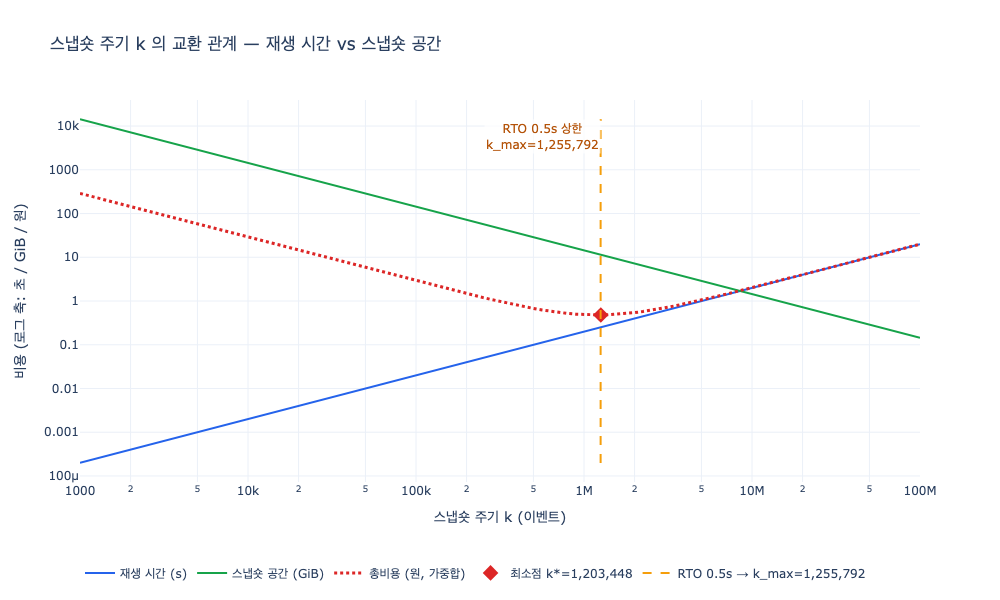

Recreate this plot in Python.
# 필요 패키지: plotly, kaleido (pip install plotly kaleido)
# 표준 라이브러리만으로 마이크로벤치마크를 돌리고, 그래프 저장에만 plotly/kaleido를 쓴다.
# 아래 `# 출력:` 주석은 실제 실행 결과다(macOS/Python 3.9, 전체 6초).
# t_event 는 기계·실행마다 ±30% 정도 흔들리고, 뒤의 모든 숫자가 거기서 파생되므로
# 자릿수는 같아도 세부 값은 재실행 때 달라진다.

# %% [markdown]
# # 스냅숏 주기 $k$ 의 교환 관계
#
# 이벤트 소싱에서 현재 상태는 이벤트를 **접어서(fold)** 만든다.
# 이벤트가 $n$ 개 쌓였을 때 처음부터 재생하면 $n \cdot t_{event}$ 가 걸린다.
# 스냅숏을 $k$ 이벤트마다 찍어 두면 재생해야 할 것은 **마지막 스냅숏 이후 꼬리뿐**이라
# 재생 시간이 데이터 양 $n$ 이 아니라 주기 $k$ 로 정해진다.
#
# $$T_{replay}(k) \approx k \cdot t_{event} \qquad (\text{최악의 경우, 꼬리가 꽉 찼을 때})$$
#
# 대신 스냅숏 자체가 공간을 먹는다. 이벤트 $n$ 개 구간에 스냅숏은 $n/k$ 개 생긴다.
#
# $$S_{snap}(k) \approx \frac{n}{k} \cdot s_{snap}$$
#
# 하나는 $k$ 에 **비례**하고 하나는 $k$ 에 **반비례**한다. 그래서 교환 관계다.
#
# - $k$ 를 **짧게** → 재생 빠름, 스냅숏 저장 공간 늘어남
# - $k$ 를 **길게** → 공간 아낌, 복구 느려짐
#
# 이 노트북은 (1) 실제 재생 마이크로벤치마크로 $t_{event}$ 를 재고,
# (2) 두 비용 곡선과 가중 총비용의 최소점을 구하고,
# (3) 복구 목표 시간(RTO) 제약에서 $k_{max}$ 를 역산한다.

# %%
import math
import random
import time

import plotly.graph_objects as go


def _show(fig):
    try:
        from IPython import get_ipython
        if get_ipython() is not None:
            fig.show()
    except ImportError:
        pass


print("준비 완료")
# 출력: 준비 완료

# %% [markdown]
# ## 1. 마이크로벤치마크 — $t_{event}$ 를 실측한다
#
# 30장 `ex2_replay_cost.py` 와 같은 모양의 장난감 리듀서를 쓴다.
# 이벤트는 `(i, 주체, 관계, 대상, 연산)` 이고, 상태는 삼중항 집합이다.
# `추가` 면 넣고 `삭제` 면 뺀다 — 이벤트 하나당 해시 집합 연산 한 번.

# %%
rng = random.Random(11)


def make_events(n):
    out = []
    for i in range(n):
        s = f"e{rng.randint(0, 400)}"
        o = f"t{rng.randint(0, 40)}"
        op = "추가" if rng.random() < 0.72 else "삭제"
        out.append((i, s, "속함", o, op))
    return out


def replay(events, start_state=None):
    st = set(start_state) if start_state else set()
    for _i, s, k, o, op in events:
        if op == "추가":
            st.add((s, k, o))
        else:
            st.discard((s, k, o))
    return st


BENCH_N = 400_000
bench_events = make_events(BENCH_N)

# 워밍업 한 번, 그다음 3회 측정해서 중앙값
replay(bench_events[:20_000])
samples = []
for _ in range(3):
    t0 = time.perf_counter()
    state = replay(bench_events)
    samples.append(time.perf_counter() - t0)
samples.sort()
elapsed = samples[1]

T_EVENT = elapsed / BENCH_N          # 초/이벤트
print(f"이벤트 {BENCH_N:,} 개 재생: {elapsed * 1000:.1f} ms (3회 중앙값)")
print(f"t_event = {T_EVENT * 1e6:.3f} us/이벤트  ({1 / T_EVENT:,.0f} 이벤트/초)")
print(f"최종 상태 삼중항 수: {len(state):,}")
# 출력: 이벤트 400,000 개 재생: 93.9 ms (3회 중앙값)
# 출력: t_event = 0.235 us/이벤트  (4,261,311 이벤트/초)
# 출력: 최종 상태 삼중항 수: 11,823
# (시간 값은 기계마다 다르다. 아래 모든 계산은 이 실측값에서 파생된다.)

# %% [markdown]
# ## 2. 스냅숏 크기 $s_{snap}$ 도 실측한다
#
# 스냅숏은 「그 시점의 상태 전체」다. 위에서 나온 상태를 직렬화해서
# **삼중항 하나당 바이트 수**를 재고, 실제 규모의 그래프(삼중항 2천만 개)로 늘려 잡는다.
# 벤치마크 상태는 장난감 크기라 그대로 쓰면 저장 비용이 없는 셈이 되어 버린다.

# %%
snap_blob = "\n".join(f"{s}\t{k}\t{o}" for s, k, o in sorted(state)).encode()
BYTES_PER_TRIPLE = len(snap_blob) / len(state)

STATE_TRIPLES = 20_000_000                   # 모델링할 백본 그래프의 삼중항 수
S_SNAP = BYTES_PER_TRIPLE * STATE_TRIPLES    # 바이트/스냅숏
EVENT_BYTES = 48                             # 이벤트 하나의 대략적 저장 크기(참고용)

print(f"벤치마크 스냅숏: {len(snap_blob):,} bytes / 삼중항 {len(state):,} 개")
print(f"삼중항당 {BYTES_PER_TRIPLE:.1f} bytes")
print(f"→ 삼중항 {STATE_TRIPLES:,} 개 규모 s_snap = {S_SNAP / 1024 ** 3:.2f} GiB")
print(f"스냅숏 1개 = 이벤트 {S_SNAP / EVENT_BYTES:,.0f} 개어치 공간")
# 출력: 벤치마크 스냅숏: 183,010 bytes / 삼중항 11,823 개
# 출력: 삼중항당 15.5 bytes
# 출력: → 삼중항 20,000,000 개 규모 s_snap = 0.29 GiB
# 출력: 스냅숏 1개 = 이벤트 6,449,646 개어치 공간

# %% [markdown]
# ## 3. 두 비용 곡선과 총비용
#
# 총 이벤트 $n$ 을 고정하고 $k$ 를 훑는다. 총비용은 단위가 다른 두 값(초와 바이트)을
# 섞어야 하므로 가중합으로 정의한다.
#
# $$C(k) = w_t \cdot k\,t_{event} \;+\; w_s \cdot \frac{n}{k}\,s_{snap}$$
#
# $w_t$ 는 「재생 1초의 값어치」, $w_s$ 는 「저장 1바이트의 값어치」다.
# 미분해서 0으로 두면 최소점이 닫힌 형태로 나온다.
#
# $$k^{*} = \sqrt{\frac{w_s\, n\, s_{snap}}{w_t\, t_{event}}}$$
#
# 여기서는 재생 1초를 $1\,\text{원}$, 저장 1 GiB 를 $0.02\,\text{원}$ 으로 잡았다
# (운영 비용 감각을 아무렇게나 넣은 값이니, 자기 환경 숫자로 바꿔서 보면 된다).

# %%
N_TOTAL = 50_000_000            # 누적 이벤트 수
W_T = 1.0                       # 원 / 재생 1초
W_S = 0.02 / (1024 ** 3)        # 원 / 저장 1바이트

ks = [int(round(10 ** (i / 20))) for i in range(60, 161)]   # 1e3 ~ 1e8, 로그 등간격
ks = sorted(set(k for k in ks if k >= 1000))

replay_s = [k * T_EVENT for k in ks]
storage_b = [(N_TOTAL / k) * S_SNAP for k in ks]
total = [W_T * r + W_S * s for r, s in zip(replay_s, storage_b)]

i_min = min(range(len(ks)), key=lambda i: total[i])
k_star_exact = math.sqrt(W_S * N_TOTAL * S_SNAP / (W_T * T_EVENT))

print(f"n = {N_TOTAL:,} 이벤트")
print(f"격자 최소점  k = {ks[i_min]:,}  총비용 {total[i_min]:.2f} 원")
print(f"  재생 {replay_s[i_min]:.2f} s, 스냅숏 {storage_b[i_min] / 1024 ** 3:.2f} GiB")
print(f"닫힌 해   k* = {k_star_exact:,.0f}")
# 출력: n = 50,000,000 이벤트
# 출력: 격자 최소점  k = 1,122,018  총비용 0.52 원
# 출력:   재생 0.26 s, 스냅숏 12.85 GiB
# 출력: 닫힌 해   k* = 1,108,435
# (최소점에서 두 비용의 «기여분»이 서로 같아진다 — 0.26원 vs 0.26원. 이게 교환 관계의 균형점이다.)

# %% [markdown]
# ## 4. 복구 목표 시간(RTO)에서 $k_{max}$ 를 역산한다
#
# 최적화보다 먼저 오는 것은 **제약**이다. 30장의 조언이 그거다 —
# 「3초 안에 복구」가 목표면 3초에 재생할 수 있는 이벤트 수를 재고 그만큼을 주기로 잡는다.
#
# $$k_{max} = \frac{\text{RTO} \cdot \alpha}{t_{event}}$$
#
# $\alpha$ 는 안전 여유(스냅숏 적재, 디스크 I/O, 콜드 캐시 몫). 여기서는 $\alpha = 0.5$,
# 즉 예산의 절반만 순수 재생에 쓴다고 본다.

# %%
ALPHA = 0.5


def plan(rto):
    """RTO 로 상한을 긋고, 그 안에서 비용 최소점을 고른다."""
    k_max = (rto * ALPHA) / T_EVENT
    k = min(k_max, k_star_exact)
    return k_max, k, k * T_EVENT, (N_TOTAL / k) * S_SNAP / 1024 ** 3


print(f"{'RTO(s)':>7}{'k_max':>14}{'채택 k':>14}{'최악 재생(s)':>14}"
      f"{'스냅숏 수':>11}{'스냅숏 공간(GiB)':>18}{'제약':>8}")
print("-" * 88)
for rto in (0.1, 0.2, 0.5, 1.0, 3.0, 10.0):
    k_max, k, t, gib = plan(rto)
    tag = "RTO" if k_max < k_star_exact else "비용"
    print(f"{rto:>7.1f}{k_max:>14,.0f}{k:>14,.0f}{t:>14.2f}"
          f"{N_TOTAL / k:>11,.0f}{gib:>18.1f}{tag:>8}")

RTO = 0.5
K_MAX, K_CHOSEN, T_WORST, GIB = plan(RTO)
print(f"\n[선택 시나리오] RTO = {RTO}s, 안전 여유 alpha = {ALPHA}")
print(f"  k_max = RTO*alpha / t_event = {RTO}*{ALPHA} / {T_EVENT * 1e6:.3f}us = {K_MAX:,.0f}")
print(f"  비용 최소점 k*                                        = {k_star_exact:,.0f}")
print(f"  채택 k = min(k_max, k*)                              = {K_CHOSEN:,.0f}")
print(f"  → 최악 재생 {T_WORST:.2f}s, 스냅숏 {N_TOTAL / K_CHOSEN:,.0f}개 {GIB:.1f} GiB")
# 출력:  RTO(s)         k_max        채택 k    최악 재생(s)     스냅숏 수    스냅숏 공간(GiB)      제약
# 출력: ----------------------------------------------------------------------------------------
# 출력:    0.1       213,066       213,066          0.05       235             67.7     RTO
# 출력:    0.2       426,131       426,131          0.10       117             33.8     RTO
# 출력:    0.5     1,065,328     1,065,328          0.25        47             13.5     RTO
# 출력:    1.0     2,130,655     1,108,435          0.26        45             13.0      비용
# 출력:    3.0     6,391,966     1,108,435          0.26        45             13.0      비용
# 출력:   10.0    21,306,553     1,108,435          0.26        45             13.0      비용
# 출력:
# 출력: [선택 시나리오] RTO = 0.5s, 안전 여유 alpha = 0.5
# 출력:   k_max = RTO*alpha / t_event = 0.5*0.5 / 0.235us = 1,065,328
# 출력:   비용 최소점 k*                                        = 1,108,435
# 출력:   채택 k = min(k_max, k*)                              = 1,065,328
# 출력:   → 최악 재생 0.25s, 스냅숏 47개 13.5 GiB
#
# 주의: "스냅숏 공간"은 n 구간의 스냅숏을 모두 보관할 때의 값이다 (n/k 개 x s_snap).
#       RTO 가 빡빡할수록(위쪽 행) k 가 작아지고 공간이 그만큼 커진다 — 이게 교환 관계다.

# %% [markdown]
# ## 5. 그래프 — 재생 시간, 스냅숏 공간, 총비용
#
# 로그 x축에서 보면 두 비용이 서로 반대 방향의 직선이고, 합이 V자를 그린다.
# 왼쪽 벽은 저장 비용, 오른쪽 벽은 복구 시간, 그리고 RTO 선이 오른쪽을 잘라 낸다.

# %%
fig = go.Figure()

fig.add_trace(go.Scatter(
    x=ks, y=replay_s, name="재생 시간 (s)", yaxis="y",
    mode="lines", line=dict(color="#2563eb", width=2)))
fig.add_trace(go.Scatter(
    x=ks, y=[b / 1024 ** 3 for b in storage_b], name="스냅숏 공간 (GiB)", yaxis="y",
    mode="lines", line=dict(color="#16a34a", width=2)))
fig.add_trace(go.Scatter(
    x=ks, y=total, name="총비용 (원, 가중합)", yaxis="y",
    mode="lines", line=dict(color="#dc2626", width=3, dash="dot")))
fig.add_trace(go.Scatter(
    x=[ks[i_min]], y=[total[i_min]], name=f"최소점 k*={k_star_exact:,.0f}",
    mode="markers", marker=dict(color="#dc2626", size=12, symbol="diamond")))

fig.add_trace(go.Scatter(
    x=[K_MAX, K_MAX], y=[min(replay_s), max(storage_b) / 1024 ** 3],
    name=f"RTO {RTO}s → k_max={K_MAX:,.0f}",
    mode="lines", line=dict(color="#f59e0b", width=2, dash="dash")))
fig.add_annotation(x=math.log10(K_MAX), y=math.log10(max(storage_b) / 1024 ** 3),
                   text=f"RTO {RTO}s 상한<br>k_max={K_MAX:,.0f}",
                   showarrow=False, xanchor="right", yanchor="top",
                   font=dict(color="#b45309", size=12), bgcolor="rgba(255,255,255,0.7)")

fig.update_layout(
    title=dict(text="스냅숏 주기 k 의 교환 관계 — 재생 시간 vs 스냅숏 공간"),
    xaxis=dict(title="스냅숏 주기 k (이벤트)", type="log"),
    yaxis=dict(title="비용 (로그 축: 초 / GiB / 원)", type="log"),
    legend=dict(orientation="h", y=-0.2),
    template="plotly_white", width=1000, height=600)

fig.write_image("expy.png")
_show(fig)
print("expy.png 저장 완료")
# 출력: expy.png 저장 완료

# %% [markdown]
# ## 정리
#
# - 재생 시간은 $n$ 이 아니라 $k$ 가 정한다. 이벤트가 5천만 개든 5억 개든 재생할 것은 최대 $k$ 개다.
# - 짧은 $k$: 재생 빠름 / 스냅숏 개수 $n/k$ 가 늘어 저장 공간 폭증.
# - 긴 $k$: 공간 아낌 / 최악 복구 시간 $k \cdot t_{event}$ 가 길어짐.
# - **순서는 이렇다**: 먼저 RTO 로 $k_{max}$ 를 역산해 상한을 긋고,
#   그 안에서 비용 최소점 $k^{*}$ 를 고른다 — $k = \min(k_{max}, k^{*})$.
# - 이건 새로 발명한 게 아니다. 데이터베이스의 WAL + 체크포인트가 정확히 같은 계산을 한다.
